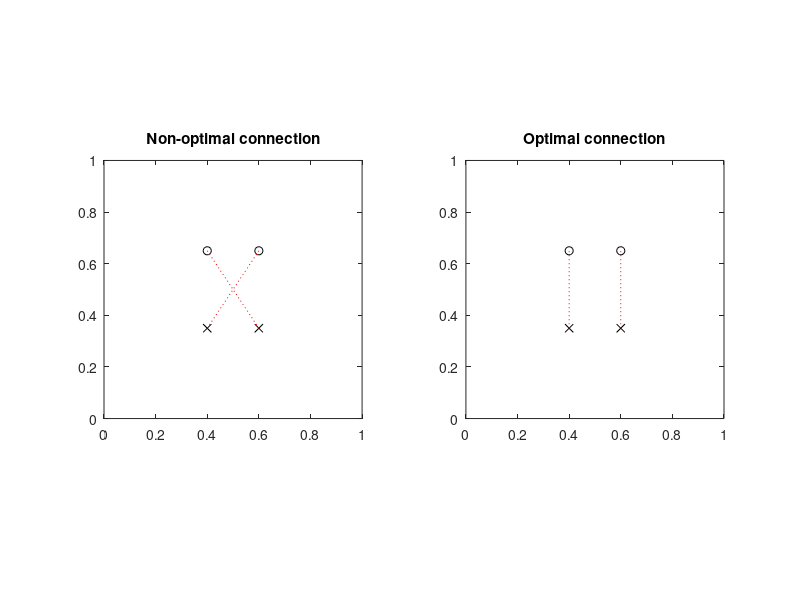

Source code (MATLAB): (Note: this script raises an error after producing the figure.)
%PAIRSDEM Demonstration of pairs (geometric mean of complex numbers)

%       Copyright (c) I. Kollar and Vrije Universiteit Brussel, ELEC, 1991-2002
%       All rights reserved.
%       $Revision: $
%       Last modified: 09-Aug-2002

echo off
ds=dbstack; n=ds(1).name; disp(['File ',n])
ind=find(n==filesep); if ~isempty(ind), name=n(ind(end)+1:end-2); else name=n; end
clf, set(gcf,'name',name), clear ds n ind name
rand('seed',5)
if ~exist('demosavegraphst'), demosavegraphst=''; end %save graph statement
if ~exist('textpause'), textpause=''; end %mode to show text in Command Window
graphnumber=0;
if mean(get(gcf,'Color'))<=0.5, white='w'; else white='k'; end
if get(0,'ScreenDepth')<4, blue=white; red=white; green=white;
else blue='b'; red='r'; green='g';
end
echo on, clc
%PAIRS is an implementation of the Hungarian Method for the determination
%of the optimum pairing between two sets of points, where the cost function
%is the sum of weights associated with the edges between points.
%This routine can be used e. g. for the selection of poles closest to given
%zeros, or for exploring the movement of poles and zeros caused by small
%perturbations of the polynomial coefficients: the original and perturbed
%poles and zeros can be coupled to each other. If the perturbations are very
%small, this coupling is straightforward: each point can be paired to its
%nearest neighbor. For somewhat larger deviations, when the nearest
%neighbors strategy does not give a solution, and an 'optimal' pairing can
%be looked for. For large deviations an optimum can still be found, but the
%pairing will be useless for the pole/zero following problem.
%     It is easy to see that for weights equal to the length of the distances,
%the optimum pairing may not contain any crossing connections.
%First let us demonstrate this statement.
echo off
%fdidpaus(textpause)
fprintf('Press a key to continue...'), pause, disp(' ')
hold off
clf, subplot(1,2,1), axis('off')
axis([0,1,0,1]), axis('square')
plot([.4,.6],[.35,.35],['x',white],[.4,.6],[.65,.65],['o',white],...
        [.4,.6],[.35,.65],[':',red],[.6,.4],[.35,.65],[':',red])
title('Non-optimal connection')
axis([0,1,0,1]), axis('square'), axis('on'), grid off
%
subplot(1,2,2), axis('off')
plot([.4,.6],[.35,.35],['x',white],[.4,.6],[.65,.65],['o',white],...
        [.4,.4],[.35,.65],[':',red],[.6,.6],[.35,.65],[':',red])
title('Optimal connection')
axis([0,1,0,1]), axis('square'), axis('on'), grid off, drawnow
%
graphnumber=grapause('pairsdem',graphnumber,demosavegraphst);
%
disp('******************')
echo on
%This was a trivial example. However, if the number of points is larger, it is
%not trivial at all to find the appropriate pairs. The routine pairs can do it
%for us.
%     An indication of the proper pairing is that no crossing edges are
%selected. However, it should be mentioned that the absence of crossings is an
%illustration, and not a proof of the optimum, since several pairings may exist
%with no crossing edges.
%     Two sets of random points will be generated above [0,1]x[0,1], and the
%optimum pairing will be determined using pairs.
echo off
fdidpaus(textpause)
%fprintf('Press a key to continue...'), pause, disp(' ')
if ~exist('N'), N=10; end
N=min(N,15);
N=yesinput('Number of points in each set',N,[2,inf]);
%
demomore='y';
%global pairsmessages
while strcmp(demomore,'y')
  demomore='n';
  a=rand(N,1)+sqrt(-1)*rand(N,1); b=rand(N,1)+sqrt(-1)*rand(N,1);
  echo off
  fprintf('The number of points in each set is %.0f\n',N)
  fprintf(['The ''maximum cover'' must contain %.0f edges ',...
                'at the end of the iterations.\n\n'],N)
  pairsmessages='yes';
  [indab,cycle,digits]=pairs(a,b,1,inf,4);
  clear pairsmessages
  clf, subplot(1,1,1), clf, axis('off')
  axis([-0.1,1.1,-0.1,1.1])
  plot(a,['o',white]), hold on, plot(b,['x',white]), axis('square')
  axis([-0.1,1.1,-0.1,1.1]), axis('on'), grid off, drawnow
  for i=1:N
    if indab(i)~=0
      plot(real([a(i);b(indab(i))]),imag([a(i);b(indab(i))]),[':',red])
    end
  end
  drawnow
  hold off
  graphnumber=grapause('pairsdem',graphnumber,demosavegraphst);
  demomore=yesinput('Do you want another run with different data','n','y|n');
  if strcmp(demomore,'y')
    N=yesinput('Number of points in each set',N,[2,100]);
  end
  disp(' ')
end %while
rand('seed',0)
%%%%%%%%% End of pairsdem %%%%%%%%%%%%%%%%%%
